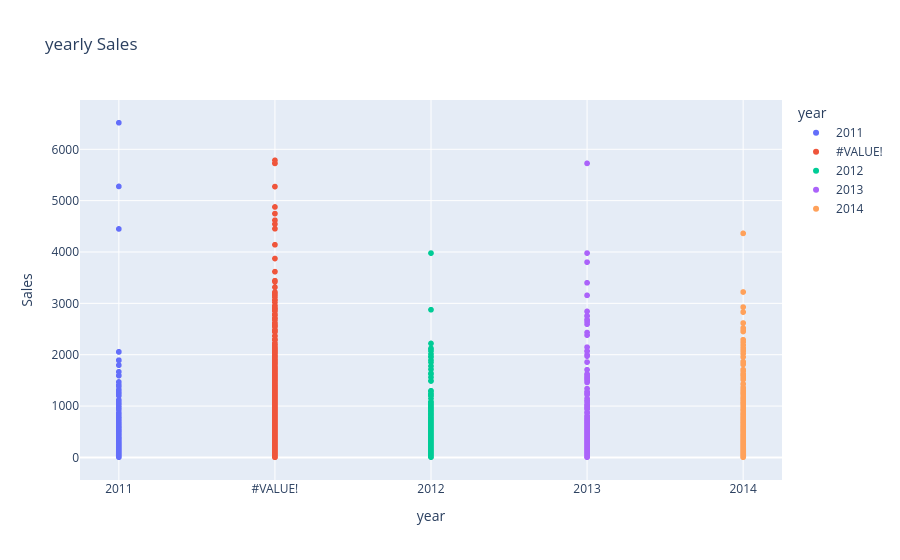

Notebook code for this chart:
### Code cell
px.scatter(df, x="year", y=" Sales ", title="yearly Sales",color="year")

### Figure 1 — Plotly figure (JSON) as saved in the notebook; plotly's stock layout.template omitted (floating-point values rounded to 4 significant figures; data arrays with more than 128 entries replaced by an {"elided": "..."} marker saying what was removed)
{"data": [{"hovertemplate": "year=%{x}<br> Sales =%{y}<extra></extra>", "legendgroup": "2011", "marker": {"color": "#636efa", "symbol": "circle"}, "mode": "markers", "name": "2011", "showlegend": true, "type": "scattergl", "x": {"elided": "596 str values"}, "xaxis": "x", "y": {"elided": "596 int values"}, "yaxis": "y"}, {"hovertemplate": "year=%{x}<br> Sales =%{y}<extra></extra>", "legendgroup": "#VALUE!", "marker": {"color": "#EF553B", "symbol": "circle"}, "mode": "markers", "name": "#VALUE!", "showlegend": true, "type": "scattergl", "x": {"elided": "4920 str values"}, "xaxis": "x", "y": {"elided": "4920 int values"}, "yaxis": "y"}, {"hovertemplate": "year=%{x}<br> Sales =%{y}<extra></extra>", "legendgroup": "2012", "marker": {"color": "#00cc96", "symbol": "circle"}, "mode": "markers", "name": "2012", "showlegend": true, "type": "scattergl", "x": {"elided": "672 str values"}, "xaxis": "x", "y": {"elided": "672 int values"}, "yaxis": "y"}, {"hovertemplate": "year=%{x}<br> Sales =%{y}<extra></extra>", "legendgroup": "2013", "marker": {"color": "#ab63fa", "symbol": "circle"}, "mode": "markers", "name": "2013", "showlegend": true, "type": "scattergl", "x": {"elided": "823 str values"}, "xaxis": "x", "y": {"elided": "823 int values"}, "yaxis": "y"}, {"hovertemplate": "year=%{x}<br> Sales =%{y}<extra></extra>", "legendgroup": "2014", "marker": {"color": "#FFA15A", "symbol": "circle"}, "mode": "markers", "name": "2014", "showlegend": true, "type": "scattergl", "x": {"elided": "1036 str values"}, "xaxis": "x", "y": {"elided": "1036 int values"}, "yaxis": "y"}], "layout": {"autosize": true, "legend": {"title": {"text": "year"}, "tracegroupgap": 0}, "title": {"text": "yearly Sales"}, "xaxis": {"anchor": "y", "autorange": true, "categoryarray": ["2011", "#VALUE!", "2012", "2013", "2014"], "categoryorder": "array", "domain": [0, 1], "range": [-0.2485, 4.249], "title": {"text": "year"}, "type": "category"}, "yaxis": {"anchor": "x", "autorange": true, "domain": [0, 1], "range": [-534.6, 7055.0], "title": {"text": " Sales "}, "type": "linear"}}}
